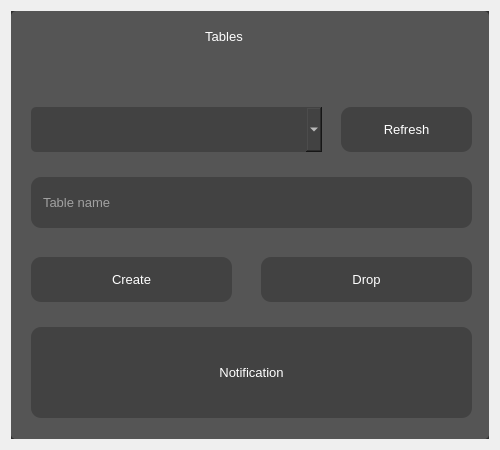
<?xml version="1.0" encoding="UTF-8"?>
<ui version="4.0">
 <class>Database</class>
 <widget class="QDialog" name="Database">
  <property name="geometry">
   <rect>
    <x>0</x>
    <y>0</y>
    <width>500</width>
    <height>450</height>
   </rect>
  </property>
  <property name="minimumSize">
   <size>
    <width>500</width>
    <height>400</height>
   </size>
  </property>
  <property name="maximumSize">
   <size>
    <width>500</width>
    <height>450</height>
   </size>
  </property>
  <property name="windowTitle">
   <string>Dialog</string>
  </property>
  <layout class="QVBoxLayout" name="verticalLayout">
   <item>
    <widget class="QFrame" name="frame">
     <property name="minimumSize">
      <size>
       <width>0</width>
       <height>400</height>
      </size>
     </property>
     <property name="maximumSize">
      <size>
       <width>16777215</width>
       <height>450</height>
      </size>
     </property>
     <property name="styleSheet">
      <string notr="true">background-color: rgb(45, 45, 45);</string>
     </property>
     <property name="frameShape">
      <enum>QFrame::NoFrame</enum>
     </property>
     <property name="frameShadow">
      <enum>QFrame::Raised</enum>
     </property>
     <layout class="QVBoxLayout" name="verticalLayout_4">
      <property name="spacing">
       <number>0</number>
      </property>
      <property name="leftMargin">
       <number>0</number>
      </property>
      <property name="topMargin">
       <number>0</number>
      </property>
      <property name="rightMargin">
       <number>0</number>
      </property>
      <property name="bottomMargin">
       <number>0</number>
      </property>
      <item>
       <widget class="QFrame" name="frame_2">
        <property name="styleSheet">
         <string notr="true">QFrame{
	background-color: rgb(85, 85, 85);
	border-radius:5px;
}</string>
        </property>
        <property name="frameShape">
         <enum>QFrame::NoFrame</enum>
        </property>
        <property name="frameShadow">
         <enum>QFrame::Raised</enum>
        </property>
        <layout class="QVBoxLayout" name="verticalLayout_2">
         <property name="leftMargin">
          <number>0</number>
         </property>
         <property name="topMargin">
          <number>0</number>
         </property>
         <property name="rightMargin">
          <number>0</number>
         </property>
         <property name="bottomMargin">
          <number>0</number>
         </property>
         <item>
          <widget class="QFrame" name="frame_3">
           <property name="minimumSize">
            <size>
             <width>0</width>
             <height>40</height>
            </size>
           </property>
           <property name="maximumSize">
            <size>
             <width>16777215</width>
             <height>30</height>
            </size>
           </property>
           <property name="frameShape">
            <enum>QFrame::NoFrame</enum>
           </property>
           <property name="frameShadow">
            <enum>QFrame::Raised</enum>
           </property>
           <layout class="QHBoxLayout" name="horizontalLayout">
            <property name="topMargin">
             <number>0</number>
            </property>
            <property name="bottomMargin">
             <number>0</number>
            </property>
            <item>
             <widget class="QLabel" name="dilation_value">
              <property name="minimumSize">
               <size>
                <width>50</width>
                <height>0</height>
               </size>
              </property>
              <property name="maximumSize">
               <size>
                <width>50</width>
                <height>16777215</height>
               </size>
              </property>
              <property name="font">
               <font>
                <family>Arial</family>
                <pointsize>10</pointsize>
                <weight>50</weight>
                <bold>false</bold>
               </font>
              </property>
              <property name="styleSheet">
               <string notr="true">QLabel{
	color: rgb(255, 255, 255);
	background-color: rgb(85, 85, 85);
	border-radius: 10px;
}</string>
              </property>
              <property name="text">
               <string/>
              </property>
              <property name="pixmap">
               <pixmap resource="../resource/asset.qrc">:/icons/asset/database.svg</pixmap>
              </property>
              <property name="alignment">
               <set>Qt::AlignCenter</set>
              </property>
             </widget>
            </item>
            <item>
             <widget class="QLabel" name="label_2">
              <property name="font">
               <font>
                <family>Arial</family>
                <pointsize>10</pointsize>
               </font>
              </property>
              <property name="styleSheet">
               <string notr="true">QLabel{
	color: rgb(255, 255, 255);
}</string>
              </property>
              <property name="text">
               <string>Tables</string>
              </property>
              <property name="alignment">
               <set>Qt::AlignCenter</set>
              </property>
             </widget>
            </item>
            <item>
             <widget class="QPushButton" name="btn_minimize">
              <property name="minimumSize">
               <size>
                <width>30</width>
                <height>30</height>
               </size>
              </property>
              <property name="maximumSize">
               <size>
                <width>17</width>
                <height>17</height>
               </size>
              </property>
              <property name="styleSheet">
               <string notr="true">QPushButton{
background-color: rgb(85, 85, 85);
	border:none;
	border-radius: 8px;
}

QPushButton:hover{	
	background-color: rgb(120, 117, 113);
}</string>
              </property>
              <property name="text">
               <string/>
              </property>
              <property name="icon">
               <iconset resource="../resource/asset.qrc">
                <normaloff>:/icons/asset/minimize.svg</normaloff>:/icons/asset/minimize.svg</iconset>
              </property>
              <property name="iconSize">
               <size>
                <width>30</width>
                <height>30</height>
               </size>
              </property>
             </widget>
            </item>
            <item>
             <widget class="QPushButton" name="btn_maximize">
              <property name="minimumSize">
               <size>
                <width>30</width>
                <height>30</height>
               </size>
              </property>
              <property name="maximumSize">
               <size>
                <width>17</width>
                <height>17</height>
               </size>
              </property>
              <property name="styleSheet">
               <string notr="true">QPushButton{
background-color: rgb(85, 85, 85);
	border:none;
	border-radius: 8px;
}

QPushButton:hover{	
	background-color: rgb(120, 117, 113);
}</string>
              </property>
              <property name="text">
               <string/>
              </property>
              <property name="icon">
               <iconset resource="../resource/asset.qrc">
                <normaloff>:/icons/asset/maximize.svg</normaloff>:/icons/asset/maximize.svg</iconset>
              </property>
              <property name="iconSize">
               <size>
                <width>30</width>
                <height>30</height>
               </size>
              </property>
             </widget>
            </item>
            <item>
             <widget class="QPushButton" name="btn_close">
              <property name="minimumSize">
               <size>
                <width>30</width>
                <height>30</height>
               </size>
              </property>
              <property name="maximumSize">
               <size>
                <width>17</width>
                <height>17</height>
               </size>
              </property>
              <property name="styleSheet">
               <string notr="true">QPushButton{
	background-color: rgb(85, 85, 85);
	border:none;
	border-radius: 8px;
}

QPushButton:hover{	
	background-color: rgb(255, 0, 0);
	
}</string>
              </property>
              <property name="text">
               <string/>
              </property>
              <property name="icon">
               <iconset resource="../resource/asset.qrc">
                <normaloff>:/icons/asset/x-square.svg</normaloff>:/icons/asset/x-square.svg</iconset>
              </property>
              <property name="iconSize">
               <size>
                <width>30</width>
                <height>30</height>
               </size>
              </property>
             </widget>
            </item>
           </layout>
          </widget>
         </item>
         <item>
          <widget class="QFrame" name="frame_4">
           <property name="frameShape">
            <enum>QFrame::NoFrame</enum>
           </property>
           <property name="frameShadow">
            <enum>QFrame::Raised</enum>
           </property>
           <widget class="QLineEdit" name="add_program">
            <property name="geometry">
             <rect>
              <x>20</x>
              <y>120</y>
              <width>441</width>
              <height>51</height>
             </rect>
            </property>
            <property name="font">
             <font>
              <pointsize>10</pointsize>
             </font>
            </property>
            <property name="tabletTracking">
             <bool>true</bool>
            </property>
            <property name="styleSheet">
             <string notr="true">QLineEdit{
	color: rgb(255, 255, 255);
	border: none;
	background-color:rgb(66,66,66);
	border-radius:10px;
	padding-left: 10px;
}

QLineEdit:hover{
	border:2px solid rgb(66, 66, 66);
}

QLineEdit:focus{
	border:2px solid rgb(255, 255, 255);
}</string>
            </property>
            <property name="placeholderText">
             <string>Table name</string>
            </property>
            <property name="clearButtonEnabled">
             <bool>true</bool>
            </property>
           </widget>
           <widget class="QPushButton" name="btn_add_program">
            <property name="geometry">
             <rect>
              <x>20</x>
              <y>200</y>
              <width>201</width>
              <height>45</height>
             </rect>
            </property>
            <property name="minimumSize">
             <size>
              <width>0</width>
              <height>45</height>
             </size>
            </property>
            <property name="font">
             <font>
              <pointsize>10</pointsize>
             </font>
            </property>
            <property name="styleSheet">
             <string notr="true">QPushButton{
	color: rgb(255, 255, 255);
	border: none;
	background-color:rgb(66,66,66);
	border-radius: 10px;
}

QPushButton:hover{
	border-radius: 20px;
}

QPushButton:pressed{
	border: 2px solid rgb(255,255,255);	
}</string>
            </property>
            <property name="text">
             <string>Create</string>
            </property>
            <property name="icon">
             <iconset resource="../resource/asset.qrc">
              <normaloff>:/icons/asset/plus.svg</normaloff>:/icons/asset/plus.svg</iconset>
            </property>
            <property name="iconSize">
             <size>
              <width>30</width>
              <height>30</height>
             </size>
            </property>
            <property name="flat">
             <bool>true</bool>
            </property>
           </widget>
           <widget class="QPushButton" name="btn_remove_program">
            <property name="geometry">
             <rect>
              <x>250</x>
              <y>200</y>
              <width>211</width>
              <height>45</height>
             </rect>
            </property>
            <property name="minimumSize">
             <size>
              <width>0</width>
              <height>45</height>
             </size>
            </property>
            <property name="font">
             <font>
              <pointsize>10</pointsize>
             </font>
            </property>
            <property name="styleSheet">
             <string notr="true">QPushButton{
	color: rgb(255, 255, 255);
	border: none;
	background-color:rgb(66,66,66);
	border-radius: 10px;
}

QPushButton:hover{
	border-radius: 20px;
}

QPushButton:pressed{
	border: 2px solid rgb(255,255,255);	
}</string>
            </property>
            <property name="text">
             <string>Drop</string>
            </property>
            <property name="icon">
             <iconset resource="../resource/asset.qrc">
              <normaloff>:/icons/asset/minus.svg</normaloff>:/icons/asset/minus.svg</iconset>
            </property>
            <property name="iconSize">
             <size>
              <width>30</width>
              <height>30</height>
             </size>
            </property>
            <property name="flat">
             <bool>true</bool>
            </property>
           </widget>
           <widget class="QLabel" name="label_notification">
            <property name="geometry">
             <rect>
              <x>20</x>
              <y>270</y>
              <width>441</width>
              <height>91</height>
             </rect>
            </property>
            <property name="font">
             <font>
              <family>MS Shell Dlg 2</family>
              <pointsize>10</pointsize>
              <weight>50</weight>
              <bold>false</bold>
             </font>
            </property>
            <property name="styleSheet">
             <string notr="true">QLabel{
	color: rgb(255, 255, 255);
	border: none;
	background-color:rgb(66,66,66);
	border-radius: 10px;
}</string>
            </property>
            <property name="text">
             <string>Notification</string>
            </property>
            <property name="alignment">
             <set>Qt::AlignCenter</set>
            </property>
            <property name="wordWrap">
             <bool>true</bool>
            </property>
           </widget>
           <widget class="QComboBox" name="database_tables">
            <property name="geometry">
             <rect>
              <x>20</x>
              <y>50</y>
              <width>291</width>
              <height>45</height>
             </rect>
            </property>
            <property name="minimumSize">
             <size>
              <width>0</width>
              <height>45</height>
             </size>
            </property>
            <property name="maximumSize">
             <size>
              <width>16777215</width>
              <height>38</height>
             </size>
            </property>
            <property name="font">
             <font>
              <pointsize>10</pointsize>
             </font>
            </property>
            <property name="styleSheet">
             <string notr="true">QComboBox{
	color: rgb(255, 255, 255);
	border: none;
	background-color:rgb(66,66,66);
	padding-left:10px;
	border-radius: 5px;
}</string>
            </property>
            <property name="frame">
             <bool>false</bool>
            </property>
           </widget>
           <widget class="QPushButton" name="btn_refresh">
            <property name="geometry">
             <rect>
              <x>330</x>
              <y>50</y>
              <width>131</width>
              <height>45</height>
             </rect>
            </property>
            <property name="minimumSize">
             <size>
              <width>0</width>
              <height>45</height>
             </size>
            </property>
            <property name="font">
             <font>
              <pointsize>10</pointsize>
             </font>
            </property>
            <property name="styleSheet">
             <string notr="true">QPushButton{
	color: rgb(255, 255, 255);
background-color:rgb(66,66,66);
	border:none;
	border-radius: 10px;
}

QPushButton:hover{
	border-radius: 20px;
}

QPushButton:pressed{
	border: 2px solid rgb(255,255,255);	
}</string>
            </property>
            <property name="text">
             <string>Refresh</string>
            </property>
            <property name="icon">
             <iconset resource="../resource/asset.qrc">
              <normaloff>:/icons/asset/refresh-cw.svg</normaloff>:/icons/asset/refresh-cw.svg</iconset>
            </property>
            <property name="iconSize">
             <size>
              <width>30</width>
              <height>30</height>
             </size>
            </property>
            <property name="flat">
             <bool>true</bool>
            </property>
           </widget>
          </widget>
         </item>
        </layout>
       </widget>
      </item>
     </layout>
    </widget>
   </item>
  </layout>
 </widget>
 <resources>
  <include location="../resource/asset.qrc"/>
 </resources>
 <connections/>
</ui>
